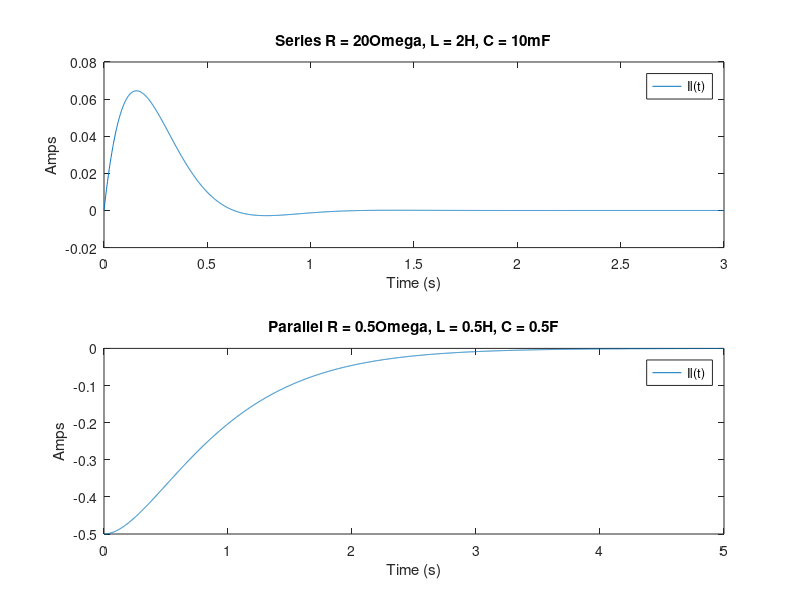

This figure's MATLAB source:
%---------------------------------------------------------------------
% File: CC_hw3.m
% Description: This script plots various circuit functions.
% Author: Caden Churchman, ccaden21@ksu.edu,
% (c)2021, Caden Churchman. All rights reserved.
% Date: 10 September 2021(Version 1.00)
% Platform: MATLAB Release R2021a, Ubuntu 20.04
% Reference: Steve Warren. ECE 512 Homework Assignment #3, (c)2021,
% Kansas State University
%---------------------------------------------------------------------

t = 0:0.001:3;

u = @(t) t > 0; 

series = @(t) (-0.2 * exp(-5 * t) .* cos(5*t + pi / 2));

parallel = @(t) (-0.5 * exp(-2 * t) - t .* exp(-2*t));


% Serial plot
subplot(2, 1, 1);
grid on
plot(t, series(t));

title("Series R = 20\Omega, L = 2H, C = 10mF")
legend("Il(t)")
ylabel("Amps")
xlabel("Time (s)")


% Parallel plot
t = 0:0.001:5;

subplot(2, 1, 2);
grid on
plot(t, parallel(t));

title("Parallel R = 0.5\Omega, L = 0.5H, C = 0.5F")
legend("Il(t)")
ylabel("Amps")
xlabel("Time (s)")

print("out.png", "-dpng");